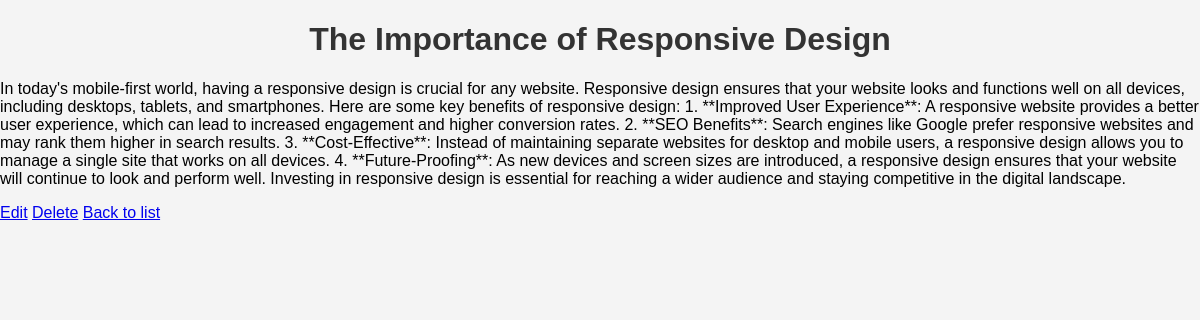
Screenshot of /post/7/ with the database file from the repository.
### blog/models.py (models this page shows, shortened)
class Post(models.Model):
    title= models.CharField( max_length=100)
    content = models.TextField()

### blog/views.py (the view)
# urls.py: path('post/<int:pk>/', views.post_detail, name='post_detail'),
def post_detail(request, pk):
    post = get_object_or_404(Post, pk=pk)
    return render(request, './blog/post_detail.html', {'post': post})

### blog/templates/blog/post_detail.html (shortened to what this page needs)
<!DOCTYPE html>
<html>
<head>
    {% load static %}
    <link rel="stylesheet" type="text/css" href="{%static 'blog/styles.css'%}"/>
</head>
<body>
    <h1>{{ post.title }}</h1>
    <p>{{ post.content }}</p>
    <a href="{% url 'post_edit' post.pk %}">Edit</a>
    <a href="{% url 'post_delete' post.pk%}">Delete</a>
    <a href="{% url 'post_list' %}">Back to list</a>
</body>
</html>

### blog/static/blog/styles.css (style rules this page uses)
body { font-family: Arial, sans-serif; background-color: #f4f4f4; margin: 0; padding: 0; }
h1 { text-align: center; color: #333; }

### rows the page displays
Post: title "The Importance of Responsive Design", content "In today's mobile-first world, having a responsive design is crucial for any website. Responsive design ensures that your website looks and functions well on all devices, including desktops, tablets, and smartphones. Here are some key benefits of responsive design: 1. **Improved User Experience**: A responsive website provides a better user experience, which can lead to increased engagement and higher conversion rates. 2. **SEO Benefits**: Search engines like Google prefer responsive websites and may rank them higher in search results. 3. **Cost-Effective**: Instead of maintaining separate websites for desktop and mobile users, a responsive design allows you to manage a single site that…"
